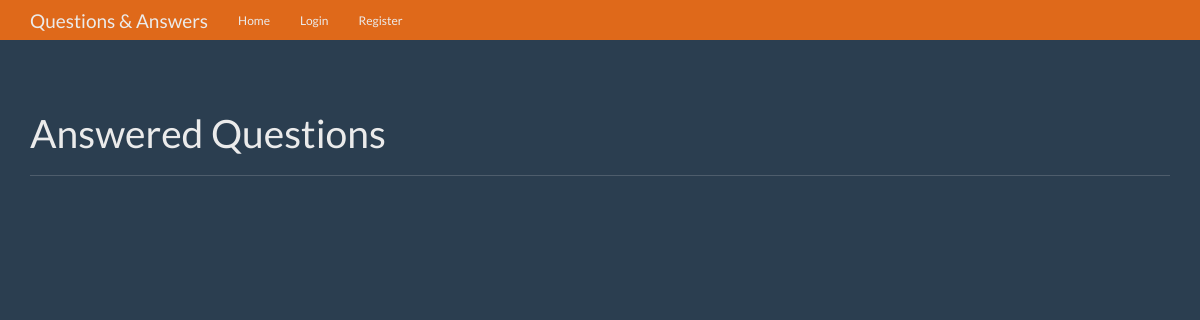
The app's page /, older data.
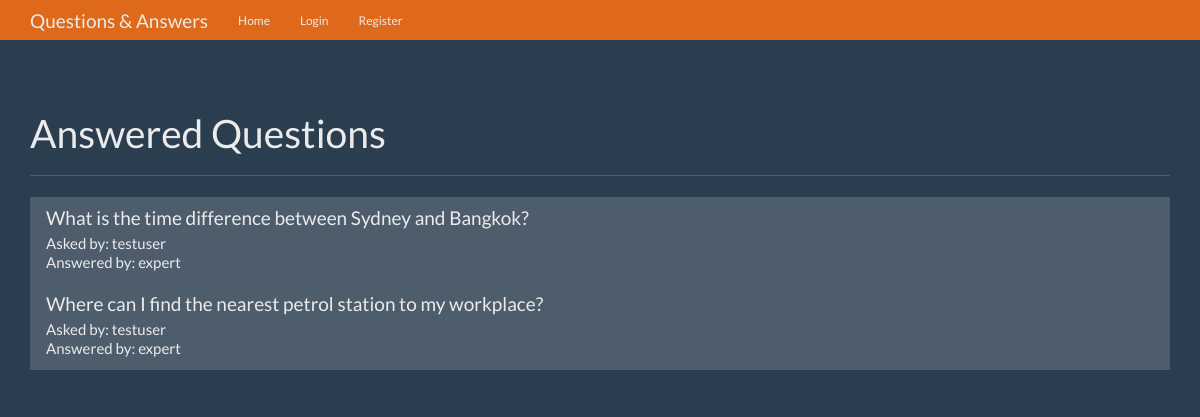
The same page, newer data.
### tables this page shows
CREATE TABLE questions(
    id integer primary key autoincrement,
    question_text text not null,
    answer_text text,
    asked_by_id integer not null,
    expert_id integer not null
);

CREATE TABLE users(
    id integer primary key autoincrement,
    name text not null,
    password text not null,
    expert boolean not null,
    admin boolean not null
);

### app.py (the view)
@app.route('/')
def index():
    user = get_current_user()
    db = get_db()
    answer_cur = db.execute('''
                    SELECT
                        q.id AS id, q.question_text AS question_text, u.name AS asked_user , u2.name AS expert_user
                    FROM
                        questions q
                        JOIN users u ON u.id = q.asked_by_id
                        JOIN users u2 ON u2.id = q.expert_id
                    WHERE
                        q.answer_text NOT NULL
    ''')
    answer_results = answer_cur.fetchall()
    return render_template('home.html', title='Home', user=user, answers=answer_results)

### app.py (called while the page is built, shortened)
def get_current_user():
    user_result = None
    return user_result

### database.py (called while the page is built)
def connect_db():
    sql = sqlite3.connect('/Users/promieyutasane/Dropbox/Github/question-answer/qa.db')
    sql.row_factory = sqlite3.Row
    return sql

def get_db():
    if not hasattr(g, 'sqlite3_db'):
        g.sqlite_db = connect_db()
    return g.sqlite_db

### templates/home.html
{% extends 'layout.html' %}
{% block content %}
      <div class="page-header">
        <h1>Answered Questions</h1>
      </div>
      <div class="row">
        <div class="col-lg-12">
          <div class="list-group">
            {% for answer in answers %}
            <a href="{{ url_for('question', question_id=answer.id) }}" class="list-group-item">
              <h4 class="list-group-item-heading">{{ answer.question_text }}</h4>
              <p class="list-group-item-text">Asked by: {{ answer.asked_user }}</p>
              <p class="list-group-item-text">Answered by: {{ answer.expert_user }}</p>
            </a>
            {% endfor %}
          </div>
        </div>
      </div>
{% endblock content %}

### templates/layout.html (shortened to what this page needs)
<!DOCTYPE html>
<html lang="en">
  <head>
    <link href="{{ url_for('static', filename='bootstrap.min.css') }}" rel="stylesheet">
    <link href="{{ url_for('static', filename='theme.css') }}" rel="stylesheet">
  </head>
  <body>
    <nav class="navbar navbar-inverse navbar-fixed-top">
      <div class="container">
        <div class="navbar-header">
          <a class="navbar-brand" href="{{ url_for('index') }}">Questions & Answers</a>
        </div>
        <div id="navbar" class="navbar-collapse collapse">
          <ul class="nav navbar-nav">
            <li><a href="{{ url_for('index') }}">Home</a></li>
            {% if not user %}
                <li><a href="{{ url_for('login') }}">Login</a></li>
                <li><a href="{{ url_for('register') }}">Register</a></li>
            {% endif %}
          </ul>
        </div>
      </div>
    </nav>
    <div class="container theme-showcase" role="main">
        {% block content %}{% endblock %}
    </div>
  </body>
</html>

### static/theme.css (style rules this page uses)
body { padding-top: 70px; padding-bottom: 30px; }

Row changes from the older to the newer data that the page shows:
added questions: question_text "What is the time difference between Sydney and Bangkok?", asked_user "testuser", expert_user "expert"
added questions: question_text "Where can I find the nearest petrol station to my workplace?", asked_user "testuser", expert_user "expert"
